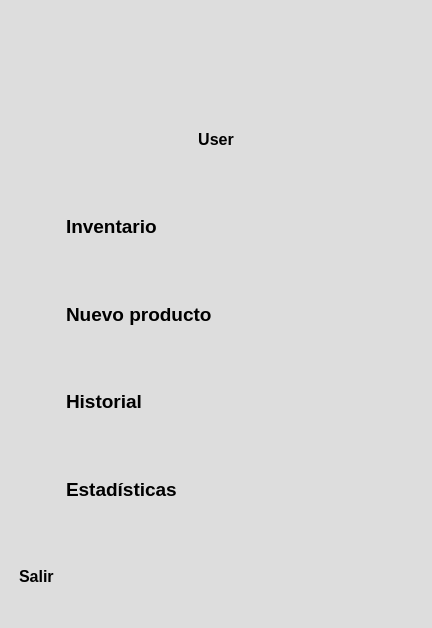
<?xml version="1.0" encoding="UTF-8"?>
<ui version="4.0">
 <class>Form</class>
 <widget class="QWidget" name="Form">
  <property name="geometry">
   <rect>
    <x>0</x>
    <y>0</y>
    <width>432</width>
    <height>628</height>
   </rect>
  </property>
  <property name="windowTitle">
   <string>Form</string>
  </property>
  <property name="styleSheet">
   <string notr="true">QWidget {
    background-color: #DDDDDD;
	font-family: Arial, Helvetica, sans-serif;
    color: #000000;
}

QLabel#labelTitulo {
    font-weight: bold;
    color: #000000;
    padding: 10px;
}

QLabel {
    font-weight: bold;
    color: #000;
    padding: 4px;
}</string>
  </property>
  <layout class="QVBoxLayout" name="verticalLayout_2">
   <item>
    <layout class="QVBoxLayout" name="verticalLayout">
     <item alignment="Qt::AlignHCenter">
      <widget class="QLabel" name="label">
       <property name="enabled">
        <bool>true</bool>
       </property>
       <property name="sizePolicy">
        <sizepolicy hsizetype="Preferred" vsizetype="Preferred">
         <horstretch>0</horstretch>
         <verstretch>0</verstretch>
        </sizepolicy>
       </property>
       <property name="maximumSize">
        <size>
         <width>100</width>
         <height>100</height>
        </size>
       </property>
       <property name="frameShape">
        <enum>QFrame::NoFrame</enum>
       </property>
       <property name="text">
        <string/>
       </property>
       <property name="textFormat">
        <enum>Qt::AutoText</enum>
       </property>
       <property name="pixmap">
        <pixmap>../user-circle-svgrepo-com.png</pixmap>
       </property>
       <property name="scaledContents">
        <bool>true</bool>
       </property>
       <property name="alignment">
        <set>Qt::AlignCenter</set>
       </property>
       <property name="wordWrap">
        <bool>false</bool>
       </property>
      </widget>
     </item>
     <item>
      <widget class="QLabel" name="label_2">
       <property name="font">
        <font>
         <family>Arial</family>
         <pointsize>12</pointsize>
         <weight>75</weight>
         <bold>true</bold>
        </font>
       </property>
       <property name="layoutDirection">
        <enum>Qt::LeftToRight</enum>
       </property>
       <property name="text">
        <string>User</string>
       </property>
       <property name="alignment">
        <set>Qt::AlignCenter</set>
       </property>
      </widget>
     </item>
     <item>
      <layout class="QHBoxLayout" name="horizontalLayout">
       <item>
        <widget class="QLabel" name="iconInventario">
         <property name="maximumSize">
          <size>
           <width>40</width>
           <height>40</height>
          </size>
         </property>
         <property name="text">
          <string/>
         </property>
         <property name="pixmap">
          <pixmap>../cube-alt-2-svgrepo-com.png</pixmap>
         </property>
         <property name="scaledContents">
          <bool>true</bool>
         </property>
        </widget>
       </item>
       <item>
        <widget class="QLabel" name="labelInventario">
         <property name="font">
          <font>
           <family>Arial</family>
           <pointsize>14</pointsize>
           <weight>75</weight>
           <bold>true</bold>
          </font>
         </property>
         <property name="text">
          <string>Inventario</string>
         </property>
        </widget>
       </item>
      </layout>
     </item>
     <item>
      <layout class="QHBoxLayout" name="horizontalLayout_2">
       <item>
        <widget class="QLabel" name="iconNuevo">
         <property name="maximumSize">
          <size>
           <width>40</width>
           <height>40</height>
          </size>
         </property>
         <property name="text">
          <string/>
         </property>
         <property name="pixmap">
          <pixmap>../plus-circle-svgrepo-com.png</pixmap>
         </property>
         <property name="scaledContents">
          <bool>true</bool>
         </property>
        </widget>
       </item>
       <item>
        <widget class="QLabel" name="labelNuevo">
         <property name="font">
          <font>
           <family>Arial</family>
           <pointsize>14</pointsize>
           <weight>75</weight>
           <bold>true</bold>
          </font>
         </property>
         <property name="text">
          <string>Nuevo producto</string>
         </property>
        </widget>
       </item>
      </layout>
     </item>
     <item>
      <layout class="QHBoxLayout" name="horizontalLayout_4">
       <item>
        <widget class="QLabel" name="iconHistorial">
         <property name="maximumSize">
          <size>
           <width>40</width>
           <height>40</height>
          </size>
         </property>
         <property name="text">
          <string/>
         </property>
         <property name="pixmap">
          <pixmap>../time-svgrepo-com.png</pixmap>
         </property>
         <property name="scaledContents">
          <bool>true</bool>
         </property>
        </widget>
       </item>
       <item>
        <widget class="QLabel" name="labelHistorial">
         <property name="font">
          <font>
           <family>Arial</family>
           <pointsize>14</pointsize>
           <weight>75</weight>
           <bold>true</bold>
          </font>
         </property>
         <property name="text">
          <string>Historial</string>
         </property>
        </widget>
       </item>
      </layout>
     </item>
     <item>
      <layout class="QHBoxLayout" name="horizontalLayout_5">
       <item>
        <widget class="QLabel" name="iconEstadistica">
         <property name="maximumSize">
          <size>
           <width>40</width>
           <height>40</height>
          </size>
         </property>
         <property name="text">
          <string/>
         </property>
         <property name="pixmap">
          <pixmap>../pie-chart-svgrepo-com.png</pixmap>
         </property>
         <property name="scaledContents">
          <bool>true</bool>
         </property>
        </widget>
       </item>
       <item>
        <widget class="QLabel" name="labelEstadistica">
         <property name="font">
          <font>
           <family>Arial</family>
           <pointsize>14</pointsize>
           <weight>75</weight>
           <bold>true</bold>
          </font>
         </property>
         <property name="text">
          <string>Estadísticas</string>
         </property>
        </widget>
       </item>
      </layout>
     </item>
     <item>
      <layout class="QHBoxLayout" name="horizontalLayout_7">
       <item>
        <widget class="QLabel" name="label_13">
         <property name="font">
          <font>
           <family>Arial</family>
           <pointsize>12</pointsize>
           <weight>75</weight>
           <bold>true</bold>
          </font>
         </property>
         <property name="text">
          <string>Salir</string>
         </property>
        </widget>
       </item>
       <item>
        <spacer name="horizontalSpacer">
         <property name="orientation">
          <enum>Qt::Horizontal</enum>
         </property>
         <property name="sizeHint" stdset="0">
          <size>
           <width>40</width>
           <height>20</height>
          </size>
         </property>
        </spacer>
       </item>
      </layout>
     </item>
    </layout>
   </item>
  </layout>
 </widget>
 <resources/>
 <connections/>
</ui>
